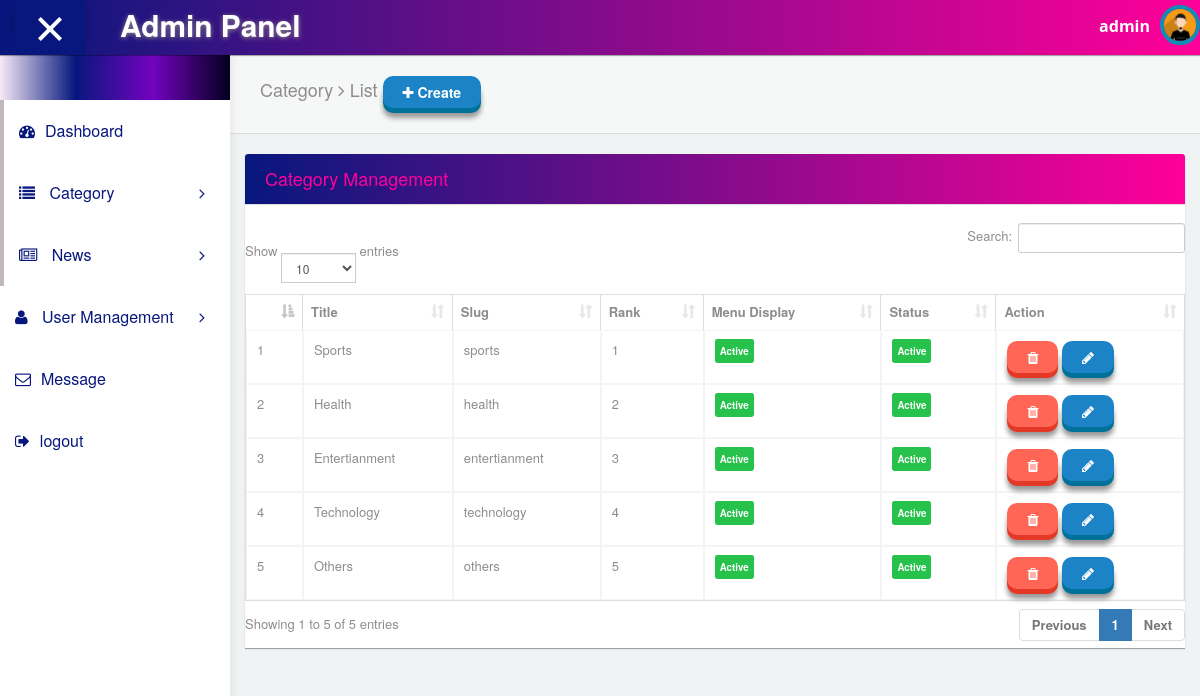
Before: /backend/crud/category/list (signed in) with the older database file.
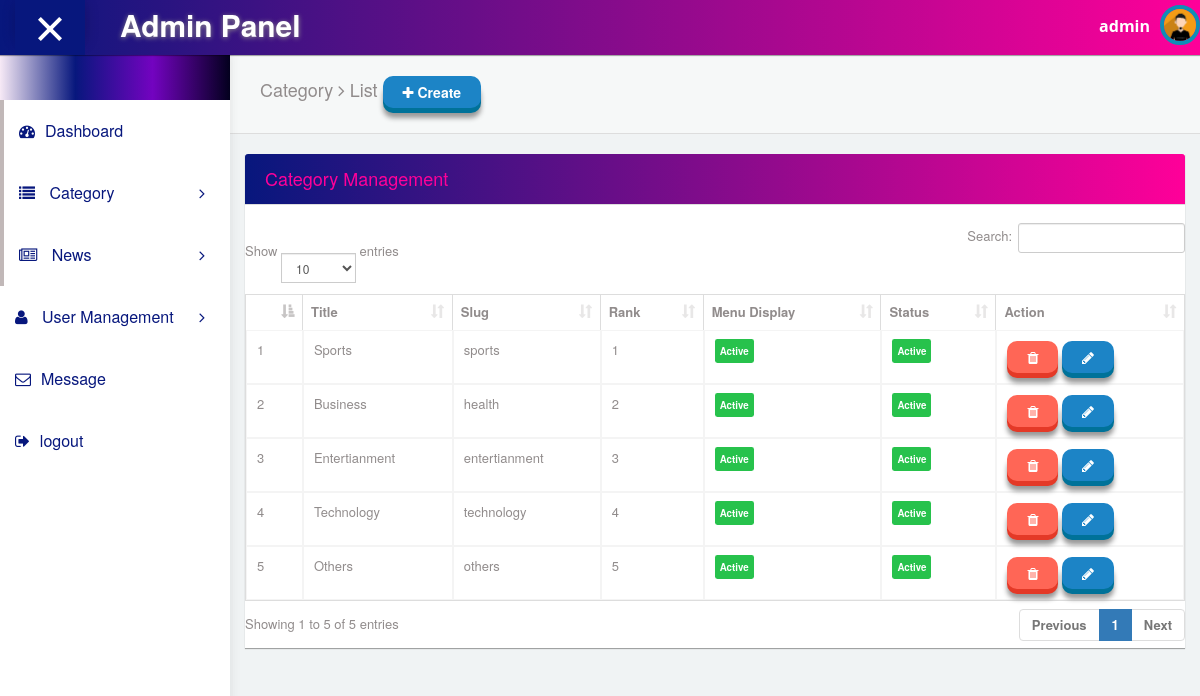
After: the same page with the newer database file.
### newsportal/models.py (models this page shows, shortened)
class Category(Cat):
    objects = CategoryManager()
    class Meta:
        db_table = 'category'

### newsportal/views.py (the view)
# urls.py: path('category/list',views.list_category, name='list_category'),
@login_required(login_url='signin')
def list_category(request):
    category = Category.objects.all()
    context = {
        'categories': category
    }
    return render(request, 'backend/category/list.html',context )

### templates/backend/category/list.html (shortened to what this page needs)
{% extends "backend/master/master.html" %}
{% block content %}
<div id="content">
        <div class="panel box-shadow-none content-header">
          <div class="panel-body">
            <div class="col-md-12">
                <h4 class="animated fadeInLeft">
                    Category <span class="fa-angle-right fa"></span> List
                    <a href="{% url 'create_category' %}" class="btn btn-3d btn-primary"><span class="fa fa-plus"></span> Create</a>
                </h4>
            </div>
          </div>
        </div>
        <div class="form-element">
          <div class="col-md-12 padding-0">
            <div class="col-md-12">
              <div class="panel form-element-padding">
                <div class="panel-heading">
                 <h4>Category Management</h4>
                </div>
                <br/>
                    <table class="table table-bordered" id="list_table">
                        <thead>
                          <tr>
                            <th></th>
                            <th>Title</th>
                            <th>Slug</th>
                            <th>Rank</th>
                            <th>Menu Display</th>
                            <th>Status</th>
                            <th>Action</th>
                          </tr>
                        </thead>
                     <tbody>
                          {%for category in categories %}
                          <tr>
                            <td>{{ forloop.counter }}</td>
                            <td>{{category.title}}</td>
                            <td>{{category.slug}}</td>
                            <td>{{category.rank}}</td>
                             <td>
                              {%if category.menu_display == 1 %}
                              <span class="label label-success">Active</span>
                              {% else %}
                              <span class="label label-warning">De Active</span>
                              {% endif %}
                            </td>
                            <td>
                              {%if category.status == 1 %}
                              <span class="label label-success">Active</span>
                              {% else %}
                              <span class="label label-warning">De Active</span>
                              {% endif %}
                            </td>
                            <td width="20%">
                              <a href="" class="btn btn-3d btn-danger" data-toggle="modal" data-target="#myModal_{{category.id}}"><i class="fa fa-trash"></i></a>
                              <a href="{% url 'edit_category'  category.id %}" class="btn btn-3d btn-primary"><i class="fa fa-pencil"></i></a>
                            </td>
                          </tr>
                          {% endfor %}
                        </tbody>
                       </table>
              </div>
            </div>
          </div>
      </div>
    </div>
{% endblock %}

### templates/backend/master/master.html (shortened to what this page needs)
<!DOCTYPE html>
{% load static %}
<html lang="en">
<head>
  <link rel="stylesheet" type="text/css" href="{% static 'asset/css/bootstrap.min.css' %}">
  <link rel="stylesheet" type="text/css" href="{% static 'asset/css/plugins/font-awesome.min.css' %}"/>
  <link rel="stylesheet" type="text/css" href="{% static 'asset/css/plugins/datatables.bootstrap.min.css' %}"/>
  <link rel="stylesheet" type="text/css" href="{% static 'asset/css/plugins/animate.min.css' %}"/>
  <link rel="stylesheet" type="text/css" href="{% static 'asset/css/plugins/nouislider.min.css' %}"/>
  <link rel="stylesheet" type="text/css" href="{% static 'asset/css/plugins/select2.min.css' %}"/>
  <link rel="stylesheet" type="text/css" href="{% static 'asset/css/plugins/ionrangeslider/ion.rangeSlider.css' %}"/>
  <link rel="stylesheet" type="text/css" href="{% static 'asset/css/plugins/ionrangeslider/ion.rangeSlider.skinFlat.css' %}"/>
  <link rel="stylesheet" type="text/css" href="{% static 'asset/css/plugins/bootstrap-material-datetimepicker.css' %}"/>
  <link href="{% static 'asset/css/style.css' %}" rel="stylesheet">
</head>
<body id="mimin" class="dashboard">
        <nav class="navbar navbar-default header navbar-fixed-top">
          <div class="col-md-12 nav-wrapper">
            <div class="navbar-header" style="width:100%;">
              <div class="opener-left-menu is-open">
                <span class="bottom"></span>
              </div>
                <a href="{% url 'dashboard' %}" class="navbar-brand">
                 <b>Admin Panel</b>
                </a>
              <ul class="nav navbar-nav search-nav">
                <li>
                   <div class="search">
                  </div>
                </li>
              </ul>
              <ul class="nav navbar-nav navbar-right user-nav">
                <li class="user-name"><span>{{request.user.username}} </span></li>
                <li class="dropdown avatar-dropdown">
                    <img src="/static/asset/img/avatar.jpg" class="img-circle avatar" alt="user name" data-toggle="dropdown" aria-haspopup="true" aria-expanded="true"/>
                 </li>
              </ul>
            </div>
          </div>
        </nav>
      <div class="container-fluid mimin-wrapper">
            <div id="left-menu">
              <div class="sub-left-menu scroll">
                <ul class="nav nav-list">
                    <li><div class="left-bg"></div></li>
                    <li class="active ripple">
                      <a href="{% url 'dashboard' %}"><span class="fa fa-tachometer"></span>Dashboard</a>
                    </li>
                    <li class="active ripple">
                        <a class="tree-toggle nav-header">
                          <span class="fa fa-list "></span> Category
                          <span class="fa-angle-right fa right-arrow text-right"></span>
                        </a>
                      </li>
                    <li class="active ripple">
                        <a class="tree-toggle nav-header">
                          <span class="fa fa-newspaper-o "></span> News
                          <span class="fa-angle-right fa right-arrow text-right"></span>
                        </a>
                      </li>
                        <li class="ripple">
                          <a class="tree-toggle nav-header">
                            <span class="fa fa-user"></span> User Management
                            <span class="fa-angle-right fa right-arrow text-right"></span>
                          </a>
                        </li>
                    <li class="ripple">
                        <a href="{% url 'list_contactus'%}"><span class="fa fa-envelope-o"></span>Message</a>
                      </li>
                      <li class="ripple">
                          <a href=""><span class="fa-sign-out fa"></span>logout</a>
                        </li>
                  </ul>
                </div>
            </div>
          {% block content %}
               {% endblock %}
      </div>
</body>
</html>

Changed rows visible on the page:
removed Category: title "Health", slug "health", rank "2", menu_display "Active", status "Active"
added Category: title "Business", slug "health", rank "2", menu_display "Active", status "Active"
